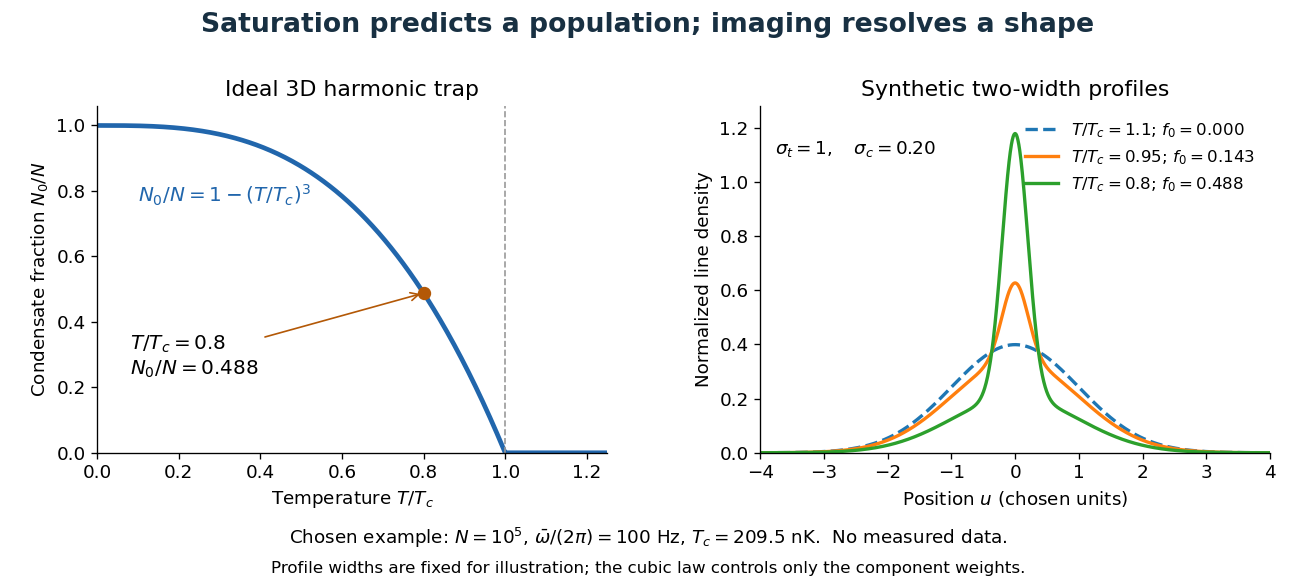

Python code for this plot:
"""Original ideal-trap prediction and normalized synthetic profile illustration.

Tested with Python 3.14, matplotlib 3.10.7 and NumPy 2.3.5.
Run from _media; emits bose-harmonic-trap-fraction-and-profiles.png in CWD.
The two Gaussian widths are chosen illustration parameters, not fitted data
or a prediction of the interacting condensate expansion.
"""

from pathlib import Path

import matplotlib.pyplot as plt
import numpy as np


ZETA3 = 1.2020569031595943
HBAR = 1.054571817e-34
KB = 1.380649e-23
N = 100_000
OMEGA = 2 * np.pi * 100


def gaussian(x, width):
    return np.exp(-.5 * (x / width)**2) / (np.sqrt(2 * np.pi) * width)


def main():
    plt.rcParams.update({"font.size": 11, "axes.spines.top": False,
                         "axes.spines.right": False})
    fig, axes = plt.subplots(1, 2, figsize=(10.8, 4.9), dpi=120, facecolor="white")
    blue, orange, ink = "#2166ac", "#b35806", "#183042"
    t = np.linspace(0, 1.25, 501)
    axes[0].plot(t, np.maximum(1 - t**3, 0), color=blue, linewidth=2.8)
    axes[0].axvline(1, color=".6", linewidth=1, linestyle="--")
    axes[0].plot([.8], [1-.8**3], "o", color=orange, markersize=7)
    axes[0].annotate(r"$T/T_c=0.8$" + "\n" + r"$N_0/N=0.488$",
                     xy=(.8, .488), xytext=(.08, .24), fontsize=12,
                     arrowprops={"arrowstyle": "->", "color": orange})
    axes[0].set(xlabel=r"Temperature $T/T_c$", ylabel=r"Condensate fraction $N_0/N$",
                xlim=(0, 1.25), ylim=(0, 1.06), title="Ideal 3D harmonic trap")
    axes[0].text(.08, .72, r"$N_0/N=1-(T/T_c)^3$", transform=axes[0].transAxes,
                 fontsize=12, color=blue)
    x = np.linspace(-4.5, 4.5, 2001)
    for ratio, style in [(1.1, "--"), (.95, "-"), (.8, "-")]:
        f = max(1-ratio**3, 0)
        profile = (1-f) * gaussian(x, 1) + f * gaussian(x, .20)
        axes[1].plot(x, profile, style, linewidth=2,
                     label=rf"$T/T_c={ratio:g}$; $f_0={f:.3f}$")
    axes[1].set(xlabel=r"Position $u$ (chosen units)", ylabel="Normalized line density",
                xlim=(-4, 4), ylim=(0, 1.28), title="Synthetic two-width profiles")
    axes[1].legend(frameon=False, fontsize=10, loc="upper right")
    axes[1].text(.03, .86, r"$\sigma_t=1,\quad \sigma_c=0.20$",
                 transform=axes[1].transAxes, fontsize=11)
    tc = HBAR * OMEGA / KB * (N / ZETA3)**(1/3)
    fig.suptitle("Saturation predicts a population; imaging resolves a shape", fontsize=16,
                 color=ink, weight="bold")
    fig.text(.5, .075, rf"Chosen example: $N=10^5$, $\bar\omega/(2\pi)=100$ Hz, "
             rf"$T_c={tc*1e9:.1f}$ nK.  No measured data.", ha="center", fontsize=11)
    fig.text(.5, .025, "Profile widths are fixed for illustration; the cubic law controls only the component weights.",
             ha="center", fontsize=10)
    fig.subplots_adjust(left=.075, right=.98, bottom=.23, top=.82, wspace=.3)
    fig.savefig(Path.cwd() / (Path(__file__).stem + ".png"), facecolor="white")
    plt.close(fig)


if __name__ == "__main__":
    main()
